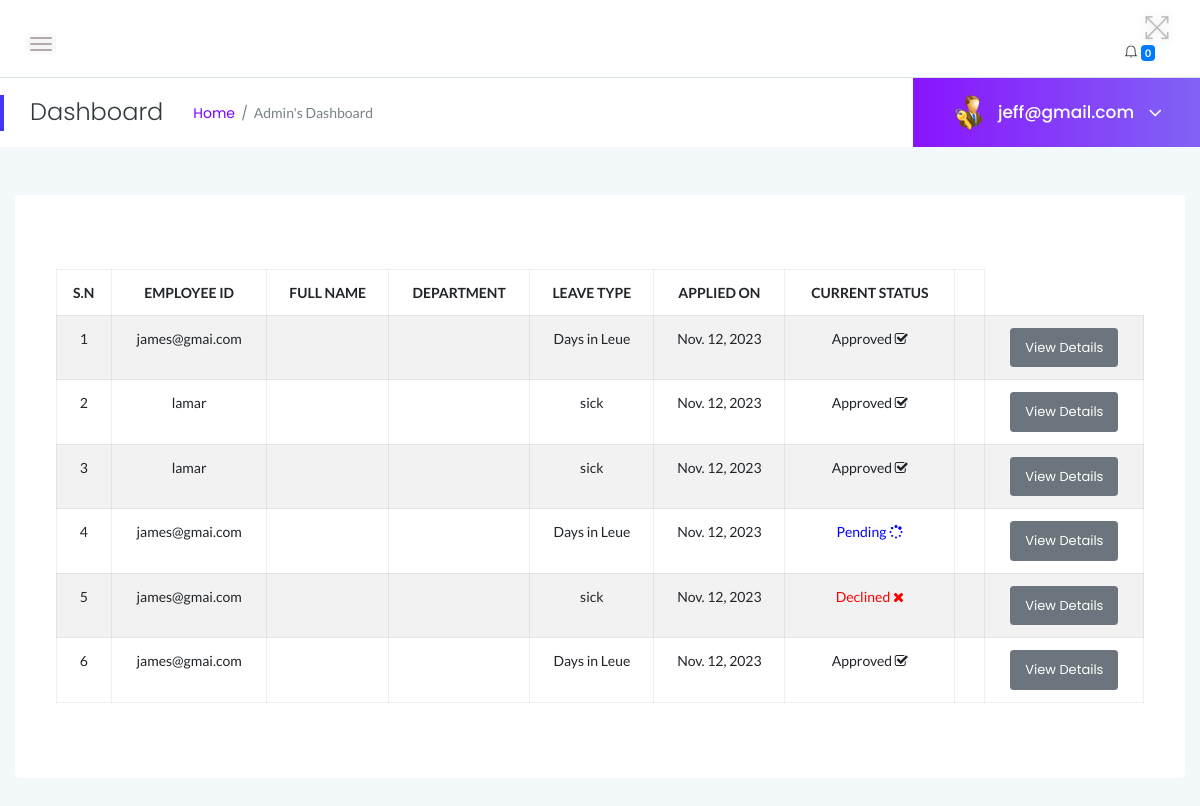
/myadmin/leaves_history/ (signed in), run on the app's committed database.
### myadmin/models.py (models this page shows)
class Leave(models.Model):
    employee = models.ForeignKey(User, on_delete=models.CASCADE)
    leave_type = models.CharField(max_length=100, default='Annual')
    posting_date = models.DateField(auto_now_add=True)
    status = models.CharField(
        max_length=10,
        choices=STATUS_CHOICES,
        default='Pending'
    )
    leavetype = models.CharField(max_length=255, default=None)
    description = models.TextField(default=None)
    fromdate = models.DateField( default=None)
    todate = models.DateField( default=None)
    isread = models.IntegerField(default=0)
    admin_remark = models.CharField(max_length=255, default=None, null=True)

### myadmin/views.py (the view)
# urls.py: path('leaves_history/', views.leaves_history, name='leave_history'),
@login_required
def leaves_history(request):
    if not request.user.is_authenticated:
        return redirect('admin_login')  # Redirect to the login page if not authenticated
    leave_history = Leave.objects.select_related('employee').order_by('-id')  # Assuming you have a Leave model
    return render(request, 'admin/leaves_history.html', {'leave_history': leave_history})

### myadmin/templates/admin/leaves_history.html (shortened to what this page needs)
{% load static %}
<!DOCTYPE html>
<html class="no-js" lang="en">
<head>
{% include 'admin/top.html' %}
</head>
<body>
   {% include 'admin/sidebars.html' %}
    <div class="main-content-inner">
        <div class="row">
            <div class="col-12 mt-5">
                <div class="card">
                    <div class="card-body">
                        <div class="single-table">
                            <div class="table-responsive">
                                <table class="table table-hover table-striped table-bordered progress-table text-center">
                                    <thead class="text-uppercase">
                                        <tr>
                                            <th>S.N</th>
                                            <th>Employee ID</th>
                                            <th>Full Name</th>
                                            <th>Department</th>
                                            <th>Leave Type</th>
                                            <th>Applied On</th>
                                            <th>Current Status</th>
                                            <th></th>
                                        </tr>
                                    </thead>
                                    <tbody>
                                        {% for leave in leave_history %}
                                            <tr>
                                                <td>{{ forloop.counter }}</td>
                                                <td>{{ leave.employee }}</td>
                                                <td>{{ leave.name.id }} {{ leave.name.lastName }}</td>
                                                <td>{{employee.department}}</td>
                                                <td>{{ leave.leavetype }}</td>
                                                <td>{{ leave.posting_date }}</td>
                                                <td>
                                                    {% if leave.status == '1' %}
                                                        Approved <i class="fa fa-check-square-o"></i></span>
                                                    {% elif leave.status == '2' %}
                                                        <span style="color: red">Declined <i class="fa fa-times"></i></span>
                                                    {% else %}
                                                        <span style="color: blue">Pending <i class="fa fa-spinner"></i></span>
                                                    {% endif %}
                                                </td>
                                                <td>
                                                    <td><a href="{% url 'myadmin:employee_leave_details' leave.id %}" class="btn btn-secondary btn-sm">View Details</a></td>
                                                </td>
                                            </tr>
                                        {% endfor %}
                                    </tbody>
                                </table>
                            </div>
                        </div>
                    </div>
                </div>
            </div>
        </div>
    </div>
        </div>
    </div>
</body>
</html>

### myadmin/templates/admin/sidebars.html (shortened to what this page needs)
{% load static %}
    <div class="page-container">
        <div class="main-content">
            <div class="header-area">
                <div class="row align-items-center">
                    <div class="col-md-6 col-sm-8 clearfix">
                        <div class="nav-btn pull-left">
                            <span></span>
                            <span></span>
                            <span></span>
                        </div>
                    </div>
                    <div class="col-md-6 col-sm-4 clearfix">
                        <ul class="notification-area pull-right">
                            <li id="full-view"><i class="ti-fullscreen"></i></li>
                            {% include 'admin/admin-notification.html' %}
                        </ul>
                    </div>
                </div>
            </div>
            <div class="page-title-area">
                <div class="row align-items-center">
                    <div class="col-sm-6">
                        <div class="breadcrumbs-area clearfix">
                            <h4 class="page-title pull-left">Dashboard</h4>
                            <ul class="breadcrumbs pull-left">
                                <li><a href="{% url 'myadmin:dashboard' %}">Home</a></li>
                                <li><span>Admin's Dashboard</span></li>
                            </ul>
                        </div>
                    </div>
                    <div class="col-sm-6 clearfix">
                        <div class="user-profile pull-right">
                            <img class="avatar user-thumb" src="{% static 'images/admin.png' %}" alt="avatar">
                            <h4 class="user-name dropdown-toggle" data-toggle="dropdown">{{ user.username }} <i class="fa fa-angle-down"></i></h4>
                        </div>
                    </div>
                </div>
            </div>
            <div class="main-content-inner">
                <div class="row">
                    <div class="col-12 mt-5">
                        <div class="card">

### data on the page
Leave: employee "james@gmai.com", leavetype "Days in Leue", posting_date "Nov. 12, 2023", status "Approved"
Leave: employee "lamar", leavetype "sick", posting_date "Nov. 12, 2023", status "Approved"
Leave: employee "lamar", leavetype "sick", posting_date "Nov. 12, 2023", status "Approved"
Leave: employee "james@gmai.com", leavetype "Days in Leue", posting_date "Nov. 12, 2023", status "Pending"
Leave: employee "james@gmai.com", leavetype "sick", posting_date "Nov. 12, 2023", status "Declined"
Leave: employee "james@gmai.com", leavetype "Days in Leue", posting_date "Nov. 12, 2023", status "Approved"

### other printed values
{{ notifications|length }} "0"
{{ user.username }} "jeff@gmail.com"
